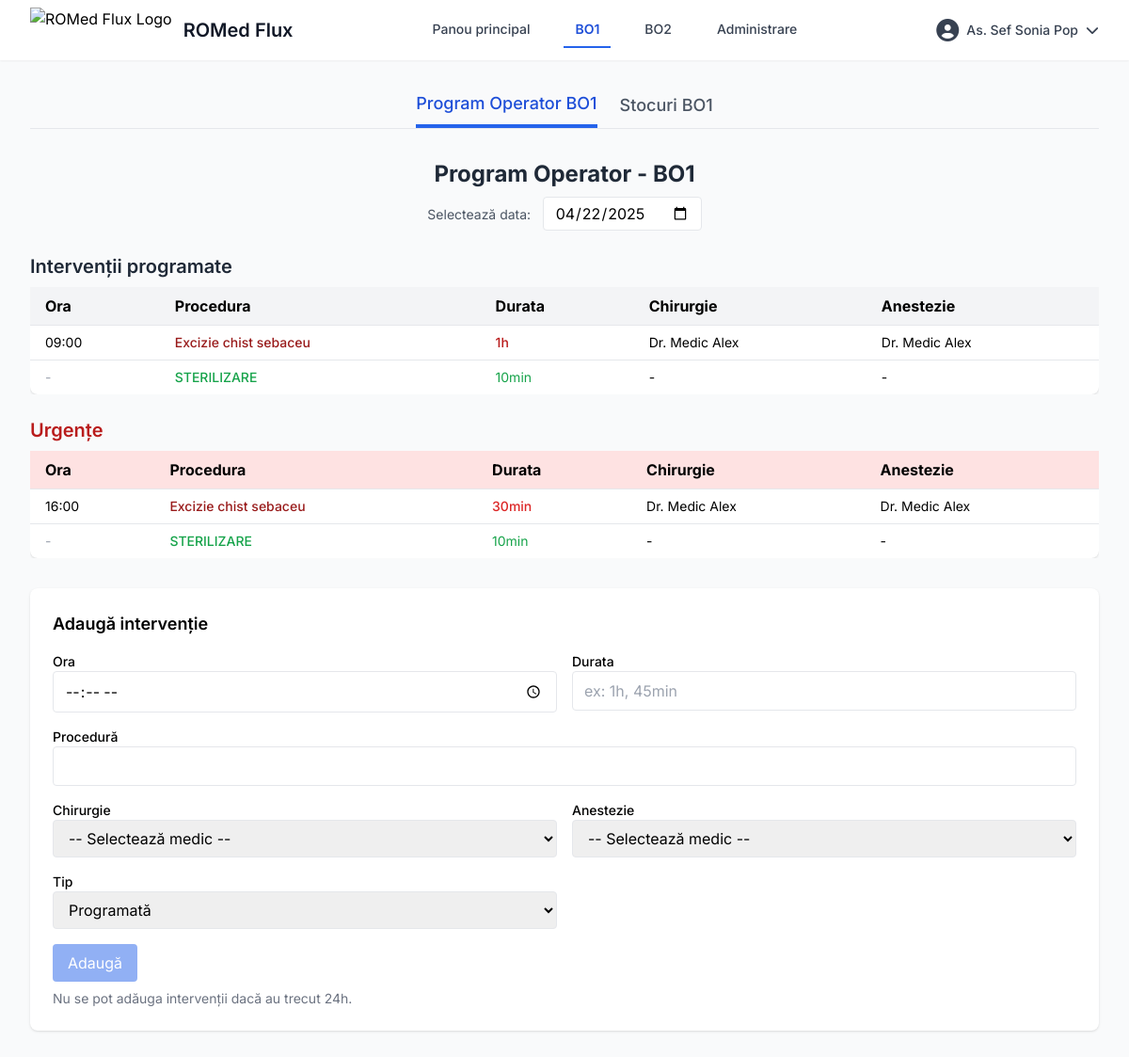
Page /bo1.php?data=2025-04-22 (signed in) on the committed database.
### tables this page shows
CREATE TABLE `programari_bo1` (
  `id` int(11) NOT NULL,
  `data` date NOT NULL,
  `ora` time NOT NULL,
  `procedura` text NOT NULL,
  `durata` varchar(20) DEFAULT NULL,
  `chirurgie` varchar(100) DEFAULT NULL,
  `anestezie` varchar(100) DEFAULT NULL,
  `tip` enum('programata','urgenta') DEFAULT 'programata',
  `created_at` timestamp NOT NULL DEFAULT current_timestamp()
);

### bo1_program_operator.php (shortened to what this page needs)
<section x-show="tab === 'program'" x-transition>
    <div class="text-center mb-6">
        <h1 class="text-2xl font-bold text-gray-800 mb-2">Program Operator - BO1</h1>
        <form method="GET" class="inline-block">
            <label class="mr-2 text-sm text-gray-600">Selectează data:</label>
            <input type="date" name="data" value="<?= htmlspecialchars($data_selectata) ?>"
                class="border px-3 py-1 rounded" onchange="this.form.submit()">
        </form>
    </div>
    <h2 class="text-xl font-semibold text-gray-800 mb-2">Intervenții programate</h2>
    <div class="overflow-x-auto mb-6">
        <table class="min-w-full bg-white shadow rounded-lg">
            <thead class="bg-gray-100 text-left">
                <tr>
                    <th class="px-4 py-2">Ora</th>
                    <th class="px-4 py-2">Procedura</th>
                    <th class="px-4 py-2">Durata</th>
                    <th class="px-4 py-2">Chirurgie</th>
                    <th class="px-4 py-2">Anestezie</th>
                </tr>
            </thead>
            <tbody>
                <?php foreach ($programari_programate as $p): ?>
                    <tr class="border-t">
                        <td class="px-4 py-2 text-sm"><?= htmlspecialchars(substr($p['ora'], 0, 5)) ?></td>
                        <td class="px-4 py-2 text-sm text-red-800 font-medium"><?= htmlspecialchars($p['procedura']) ?>
                        </td>
                        <td class="px-4 py-2 text-sm text-red-700 font-medium"><?= htmlspecialchars($p['durata']) ?></td>
                        <td class="px-4 py-2 text-sm"><?= htmlspecialchars($p['chirurgie']) ?></td>
                        <td class="px-4 py-2 text-sm"><?= htmlspecialchars($p['anestezie']) ?></td>
                    </tr>
                    <tr class="border-t">
                        <td class="px-4 py-2 text-sm text-gray-400">-</td>
                        <td class="px-4 py-2 text-sm font-medium text-green-600">STERILIZARE</td>
                        <td class="px-4 py-2 text-sm text-green-600">10min</td>
                        <td class="px-4 py-2 text-sm">-</td>
                        <td class="px-4 py-2 text-sm">-</td>
                    </tr>
                <?php endforeach; ?>
            </tbody>
        </table>
    </div>
    <h2 class="text-xl font-semibold text-red-700 mb-2">Urgențe</h2>
    <div class="overflow-x-auto">
        <table class="min-w-full bg-white shadow rounded-lg">
            <thead class="bg-red-100 text-left">
                <tr>
                    <th class="px-4 py-2">Ora</th>
                    <th class="px-4 py-2">Procedura</th>
                    <th class="px-4 py-2">Durata</th>
                    <th class="px-4 py-2">Chirurgie</th>
                    <th class="px-4 py-2">Anestezie</th>
                </tr>
            </thead>
            <tbody>
                <?php foreach ($programari_urgente as $p): ?>
                    <tr class="border-t">
                        <td class="px-4 py-2 text-sm"><?= htmlspecialchars(substr($p['ora'], 0, 5)) ?></td>
                        <td class="px-4 py-2 text-sm text-red-800 font-medium"><?= htmlspecialchars($p['procedura']) ?>
                        </td>
                        <td class="px-4 py-2 text-sm text-red-600 font-medium"><?= htmlspecialchars($p['durata']) ?></td>
                        <td class="px-4 py-2 text-sm"><?= htmlspecialchars($p['chirurgie']) ?></td>
                        <td class="px-4 py-2 text-sm"><?= htmlspecialchars($p['anestezie']) ?></td>
                    </tr>
                    <tr class="border-t">
                        <td class="px-4 py-2 text-sm text-gray-400">-</td>
                        <td class="px-4 py-2 text-sm font-medium text-green-600">STERILIZARE</td>
                        <td class="px-4 py-2 text-sm text-green-600">10min</td>
                        <td class="px-4 py-2 text-sm">-</td>
                        <td class="px-4 py-2 text-sm">-</td>
                    </tr>
                <?php endforeach; ?>
            </tbody>
        </table>
    </div>
    <?php if ($can_edit): ?>
        <section class="bg-white p-6 rounded-lg shadow mt-8">
            <h2 class="text-lg font-semibold mb-4">Adaugă intervenție</h2>
            <form method="POST" class="grid grid-cols-1 md:grid-cols-2 gap-4">
                <div>
                    <label class="block text-sm font-medium">Ora</label>
                    <input type="time" name="ora" required class="w-full border rounded px-3 py-2">
                </div>
                <div>
                    <label class="block text-sm font-medium">Durata</label>
                    <input type="text" name="durata" required placeholder="ex: 1h, 45min"
                        class="w-full border rounded px-3 py-2">
                </div>
                <div class="md:col-span-2">
                    <label class="block text-sm font-medium">Procedură</label>
                    <input type="text" name="procedura" required class="w-full border rounded px-3 py-2">
                </div>
                <div>
                    <label class="block text-sm font-medium">Chirurgie</label>
                    <select name="chirurgie" class="w-full border rounded px-3 py-2">
                        <option value="">-- Selectează medic --</option>
                    </select>
                </div>
                <div>
                    <label class="block text-sm font-medium">Anestezie</label>
                    <select name="anestezie" class="w-full border rounded px-3 py-2">
                        <option value="">-- Selectează medic --</option>
                    </select>
                </div>
                <div>
                    <label class="block text-sm font-medium">Tip</label>
                    <select name="tip" class="w-full border rounded px-3 py-2">
                        <option value="programata">Programată</option>
                    </select>
                </div>
                <div class="md:col-span-2">
                    <?php
                       $azi = new DateTime();
                       $data_selectata_obj = new DateTime($data_selectata ?? date('Y-m-d'));
                       $interval = $azi->diff($data_selectata_obj);
                       $disable_adauga = $data_selectata_obj < $azi && $interval->days > 1;
                       ?>
                    <button type="submit"
                        class="bg-blue-600 text-white px-4 py-2 rounded <?= $disable_adauga ? 'opacity-50 cursor-not-allowed' : '' ?>"
                        <?= $disable_adauga ? 'disabled' : '' ?>>
                        Adaugă
                    </button>
                    <?php if ($disable_adauga): ?>
                        <p class="text-sm text-gray-500 mt-2">
                            Nu se pot adăuga intervenții dacă au trecut 24h.
                        </p>
                    <?php endif; ?>
                </div>
            </form>
        </section>
    <?php endif; ?>
</section>

### rows in the picture
programari_bo1: ora "09:00", procedura "Excizie chist sebaceu", durata "1h", chirurgie "Dr. Medic Alex", anestezie "Dr. Medic Alex"
programari_bo1: ora "16:00", procedura "Excizie chist sebaceu", durata "30min", chirurgie "Dr. Medic Alex", anestezie "Dr. Medic Alex"

### other values in the picture
getDisplayName($_SESSION) "As. Sef Sonia Pop"
